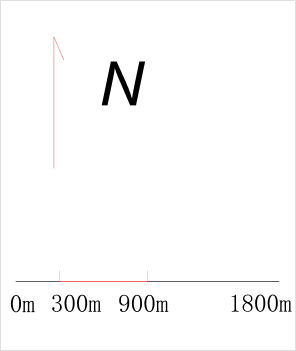
#> input picture mtcv/images/id2/scale_region.png, 296 x 351 px, found by its file name
$ python scale_region_processor.py
#> lines starting #> are read from the running program, lines starting #| are printed output that depends on the picture; after the words box and inside, x2 and y2 are one past the last pixel; in counts of white or black regions, pixels touching at a corner belong together
### mtcv/mt_cv/test_util.py
import cv2 as cv
import numpy as np

from mt_cv import image_util


# [21 lines left out: function show_contours, not called in this run]


def show_img(name, src):
    """显示一张图"""
    if src.shape[0] > 1000:
        resize_src = image_util.resize_img(src)
        cv.imshow(name, resize_src)
    else:
        cv.imshow(name, src)


# [7 lines left out: function show_compare_img, not called in this run]

### mtcv/mt_cv/scale_region_processor.py
import cv2 as cv
import numpy as np

from mt_cv import test_util


def process(img_path, debug=False):
    """找出比例尺像素, 默认作为1km的比例长度

    Args:
        img_path: 图片路径
        debug: 调试
    """
#> called with debug = True
    src = cv.imread(img_path)
#> src is the input picture: shape (351, 296, 3); mean B, G, R 250.3, 250.3, 250.6
    gray = cv.cvtColor(src, cv.COLOR_BGR2GRAY)

    # 找出轮廓
    edges = cv.Canny(gray, 85, 255)
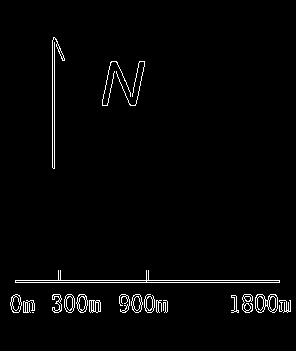
#> edges: shape (351, 296); 2.2% white in thin lines or dots, all inside (x1, y1, x2, y2) = (10, 37, 291, 313)

    # 从轮廓里找直线
    lines = cv.HoughLinesP(edges, 1, np.pi / 180, 100)
#> lines = [[15, 282, 279, 282], [15, 280, 279, 280], [54, 168, 54, 42], [52, 310, 52, 307], [52, 167, 52, 40]]

    # 测试代码
    if debug:
        copy = src.copy()
        for line in lines:
            x1, y1, x2, y2 = line[0]
            cv.line(copy, (x1, y1), (x2, y2), (255, 0, 0), 2)
#> this loop made 5 passes
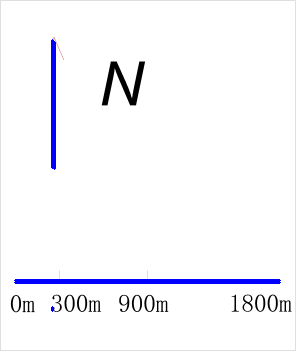
#> copy: shape (351, 296, 3); 1.91% of pixels changed, all inside (x1, y1, x2, y2) = (14, 39, 281, 312)
        test_util.show_img("lines", copy)

    # 从直线里找出y坐标一样的两个点，就是比例尺
    scale = 0
    for line in lines:
        x1, y1, x2, y2 = line[0]
        if y1 == y2:
            scale = x2 - x1
            break
#> this loop made 1 pass
#> (x1, y1, x2, y2, scale) on pass 1: (15, 282, 279, 282, 264)

    return scale


if __name__ == '__main__':
    image_folder = '../images/tmp/0a0937ba-ca3e-4d8c-9c3b-dbecfb5b1d68'
    img_path = image_folder + '/scale_region.png'

    scale = process(img_path, debug=True)
#> scale = 264
    # scale = process(img_path)
    print(scale)
#| 264

    cv.waitKey(0)
    cv.destroyAllWindows()

$ run again, with mtcv/images/id2/color_region.png copied over mtcv/images/id2/scale_region.png
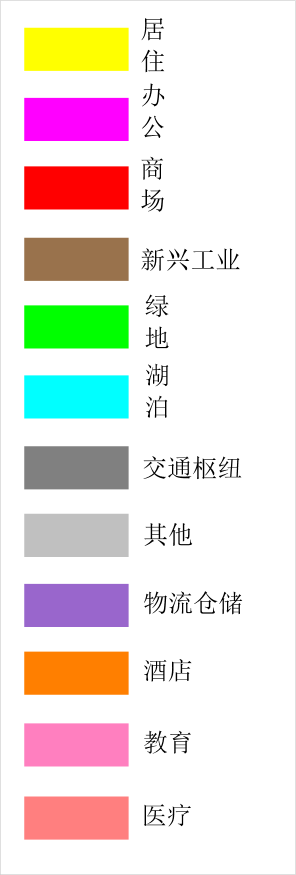
#> input picture mtcv/images/id2/color_region.png, 296 x 875 px, found by its file name
#> in process, src is the input picture: shape (875, 296, 3); mean B, G, R 223.1, 227.5, 235.7
#> in process, `edges = cv.Canny(gray, 85, 255)`:
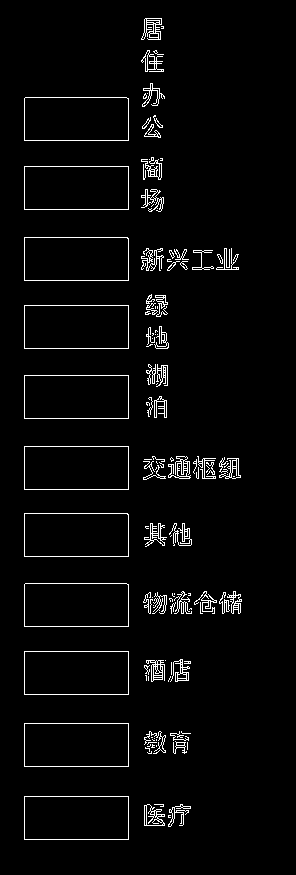
#> edges: shape (875, 296); 3.3% white in thin lines or dots, all inside (x1, y1, x2, y2) = (24, 18, 242, 840)
#> lines = 223 rows, first 6: [128, 556, 128, 514], [24, 418, 24, 375], [128, 140, 128, 98], [24, 839, 24, 796], [24, 556, 24, 513], [128, 418, 128, 375]
#> the loop in process, `for line in lines:` made 223 passes
#> after the loop in process, `for line in lines:`:
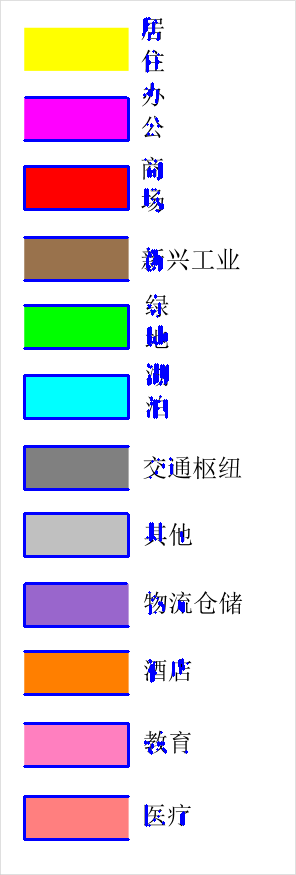
#> copy: shape (875, 296, 3); 4.4% of pixels changed, all inside (x1, y1, x2, y2) = (23, 17, 189, 841)
#> the loop in process, `for line in lines:` made 16 passes
#> (x1, y1, x2, y2, scale) on pass 16: (157, 749, 157, 749, 0)
#> `scale = process(img_path, debug=True)`: scale = 0
#| 0
